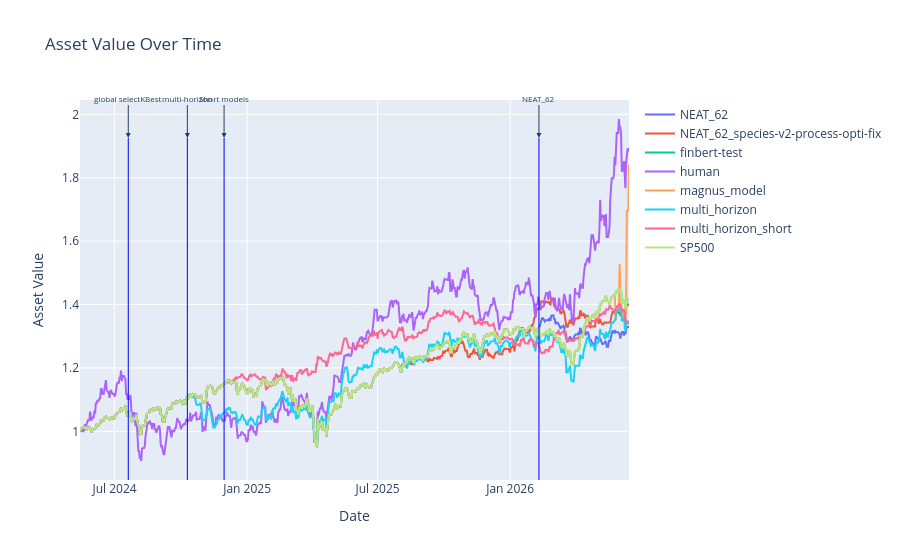

Source (notebook cell):
### Code cell
# use plotly to plot the curve of the three assets
import plotly.graph_objects as go

fig = go.Figure()
date_list = log_return.index.tolist()
date_list.insert(0, pd.Timestamp('2024-05-14'))

for model, asset_hist in model_asset_hists.items():
    fig.add_trace(go.Scatter(x=date_list, y=asset_hist, mode='lines', name=model))

fig.update_layout(title='Asset Value Over Time', xaxis_title='Date', yaxis_title='Asset Value')

# Example usage of add_vertical_line function
add_vertical_line(fig, '2024-07-20', 'global selectKBest')
add_vertical_line(fig, '2024-10-10', 'multi-horizon')
add_vertical_line(fig, '2024-11-30', 'Short models')
add_vertical_line(fig, '2026-02-10', 'NEAT_62')
fig.show()

### Figure 1 — Plotly figure (JSON) as saved in the notebook; plotly's stock layout.template omitted (floating-point values rounded to 4 significant figures; data arrays with more than 128 entries replaced by an {"elided": "..."} marker saying what was removed)
{"data": [{"mode": "lines", "name": "NEAT_62", "type": "scatter", "x": {"elided": "763 str values"}, "y": {"elided": "763 float values"}}, {"mode": "lines", "name": "NEAT_62_species-v2-process-opti-fix", "type": "scatter", "x": {"elided": "763 str values"}, "y": {"elided": "763 float values"}}, {"mode": "lines", "name": "finbert-test", "type": "scatter", "x": {"elided": "763 str values"}, "y": {"elided": "763 float values"}}, {"mode": "lines", "name": "human", "type": "scatter", "x": {"elided": "763 str values"}, "y": {"elided": "763 float values"}}, {"mode": "lines", "name": "magnus_model", "type": "scatter", "x": {"elided": "763 str values"}, "y": {"elided": "763 float values"}}, {"mode": "lines", "name": "multi_horizon", "type": "scatter", "x": {"elided": "763 str values"}, "y": {"elided": "763 float values"}}, {"mode": "lines", "name": "multi_horizon_short", "type": "scatter", "x": {"elided": "763 str values"}, "y": {"elided": "763 float values"}}, {"mode": "lines", "name": "SP500", "type": "scatter", "x": {"elided": "763 str values"}, "y": {"elided": "763 float values"}}], "layout": {"annotations": [{"arrowhead": 2, "ax": 0, "ay": -40, "font": {"size": 8}, "showarrow": true, "text": "global selectKBest", "x": "2024-07-20", "y": 0.9, "yref": "paper"}, {"arrowhead": 2, "ax": 0, "ay": -40, "font": {"size": 8}, "showarrow": true, "text": "multi-horizon", "x": "2024-10-10", "y": 0.9, "yref": "paper"}, {"arrowhead": 2, "ax": 0, "ay": -40, "font": {"size": 8}, "showarrow": true, "text": "Short models", "x": "2024-11-30", "y": 0.9, "yref": "paper"}, {"arrowhead": 2, "ax": 0, "ay": -40, "font": {"size": 8}, "showarrow": true, "text": "NEAT_62", "x": "2026-02-10", "y": 0.9, "yref": "paper"}], "shapes": [{"line": {"color": "blue", "width": 1}, "type": "line", "x0": "2024-07-20", "x1": "2024-07-20", "y0": 0, "y1": 0.9, "yref": "paper"}, {"line": {"color": "blue", "width": 1}, "type": "line", "x0": "2024-10-10", "x1": "2024-10-10", "y0": 0, "y1": 0.9, "yref": "paper"}, {"line": {"color": "blue", "width": 1}, "type": "line", "x0": "2024-11-30", "x1": "2024-11-30", "y0": 0, "y1": 0.9, "yref": "paper"}, {"line": {"color": "blue", "width": 1}, "type": "line", "x0": "2026-02-10", "x1": "2026-02-10", "y0": 0, "y1": 0.9, "yref": "paper"}], "title": {"text": "Asset Value Over Time"}, "xaxis": {"title": {"text": "Date"}}, "yaxis": {"title": {"text": "Asset Value"}}}}
